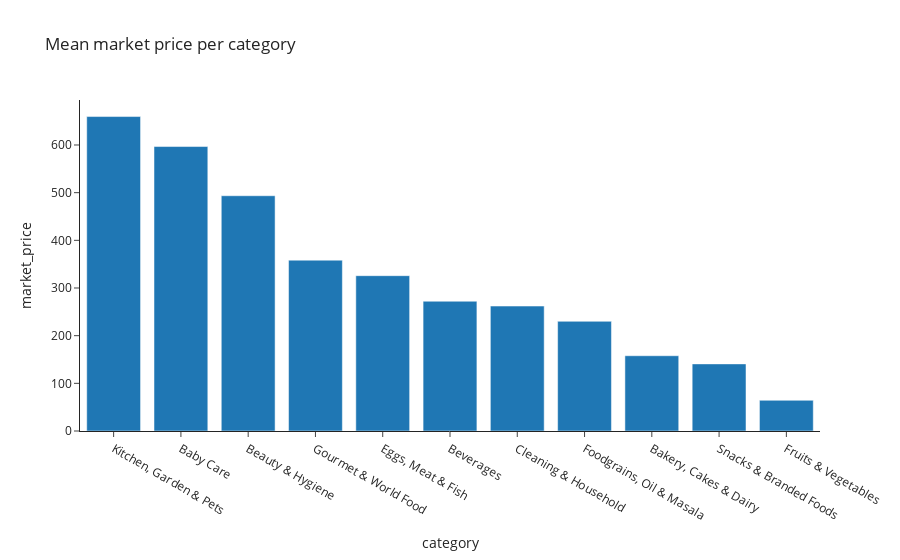

Notebook code cell kept with this figure:
### Code cell
px.bar(mean_market_price, x='category', y='market_price', title='Mean market price per category', template='simple_white')

### Figure 1 — Plotly figure (JSON) as saved in the notebook; plotly's stock layout.template omitted (floating-point values rounded to 4 significant figures)
{"data": [{"alignmentgroup": "True", "hovertemplate": "category=%{x}<br>market_price=%{y}<extra></extra>", "legendgroup": "", "marker": {"color": "#1F77B4", "pattern": {"shape": ""}}, "name": "", "offsetgroup": "", "orientation": "v", "showlegend": false, "textposition": "auto", "type": "bar", "x": ["Kitchen, Garden & Pets", "Baby Care", "Beauty & Hygiene", "Gourmet & World Food", "Eggs, Meat & Fish", "Beverages", "Cleaning & Household", "Foodgrains, Oil & Masala", "Bakery, Cakes & Dairy", "Snacks & Branded Foods", "Fruits & Vegetables"], "xaxis": "x", "y": [659.7, 596.8, 493.5, 358.4, 325.8, 272.2, 262.1, 230.1, 157.9, 140.8, 64.43], "yaxis": "y"}], "layout": {"barmode": "relative", "legend": {"tracegroupgap": 0}, "title": {"text": "Mean market price per category"}, "xaxis": {"anchor": "y", "domain": [0, 1], "title": {"text": "category"}}, "yaxis": {"anchor": "x", "domain": [0, 1], "title": {"text": "market_price"}}}}
